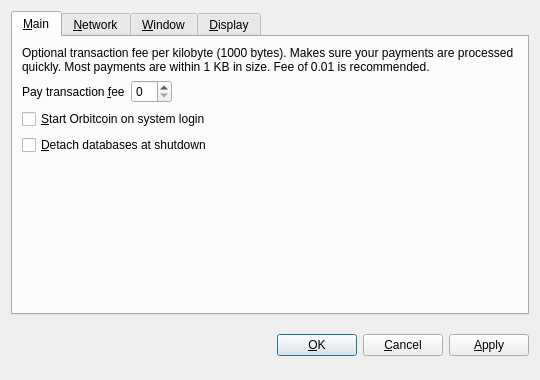
<?xml version="1.0" encoding="UTF-8"?>
<ui version="4.0">
 <class>OptionsDialog</class>
 <widget class="QDialog" name="OptionsDialog">
  <property name="geometry">
   <rect>
    <x>0</x>
    <y>0</y>
    <width>540</width>
    <height>380</height>
   </rect>
  </property>
  <property name="windowTitle">
   <string>Options</string>
  </property>
  <property name="modal">
   <bool>true</bool>
  </property>
  <layout class="QVBoxLayout" name="verticalLayout">
   <item>
    <widget class="QTabWidget" name="tabWidget">
     <property name="tabPosition">
      <enum>QTabWidget::North</enum>
     </property>
     <property name="currentIndex">
      <number>0</number>
     </property>
     <widget class="QWidget" name="tabMain">
      <attribute name="title">
       <string>&amp;Main</string>
      </attribute>
      <layout class="QVBoxLayout" name="verticalLayout_Main">
       <item>
        <widget class="QLabel" name="transactionFeeInfoLabel">
         <property name="text">
          <string>Optional transaction fee per kilobyte (1000 bytes). Makes sure your payments are processed quickly. Most payments are within 1 KB in size. Fee of 0.01 is recommended.</string>
         </property>
         <property name="textFormat">
          <enum>Qt::PlainText</enum>
         </property>
         <property name="wordWrap">
          <bool>true</bool>
         </property>
        </widget>
       </item>
       <item>
        <layout class="QHBoxLayout" name="horizontalLayout_Main">
         <item>
          <widget class="QLabel" name="transactionFeeLabel">
           <property name="text">
            <string>Pay transaction &amp;fee</string>
           </property>
           <property name="textFormat">
            <enum>Qt::PlainText</enum>
           </property>
           <property name="buddy">
            <cstring>transactionFee</cstring>
           </property>
          </widget>
         </item>
         <item>
          <widget class="AmountField" name="transactionFee"/>
         </item>
         <item>
          <spacer name="horizontalSpacer_Main">
           <property name="orientation">
            <enum>Qt::Horizontal</enum>
           </property>
           <property name="sizeHint" stdset="0">
            <size>
             <width>40</width>
             <height>20</height>
            </size>
           </property>
          </spacer>
         </item>
        </layout>
       </item>
       <item>
        <widget class="QCheckBox" name="walletAtStartup">
         <property name="toolTip">
          <string>Automatically start Orbitcoin after logging in to the system.</string>
         </property>
         <property name="text">
          <string>&amp;Start Orbitcoin on system login</string>
         </property>
        </widget>
       </item>
       <item>
        <widget class="QCheckBox" name="detachDatabases">
         <property name="toolTip">
          <string>Detach block and address databases at shutdown. This means they can be moved to another data directory, but it slows down shutdown. The wallet is always detached.</string>
         </property>
         <property name="text">
          <string>&amp;Detach databases at shutdown</string>
         </property>
        </widget>
       </item>
       <item>
        <spacer name="verticalSpacer_Main">
         <property name="orientation">
          <enum>Qt::Vertical</enum>
         </property>
         <property name="sizeHint" stdset="0">
          <size>
           <width>20</width>
           <height>40</height>
          </size>
         </property>
        </spacer>
       </item>
      </layout>
     </widget>
     <widget class="QWidget" name="tabNetwork">
      <attribute name="title">
       <string>&amp;Network</string>
      </attribute>
      <layout class="QVBoxLayout" name="verticalLayout_Network">
       <item>
        <widget class="QCheckBox" name="mapPortUpnp">
         <property name="toolTip">
          <string>Automatically open the Orbitcoin client port on the router. This only works when your router supports UPnP and it is enabled.</string>
         </property>
         <property name="text">
          <string>Map port using &amp;UPnP</string>
         </property>
        </widget>
       </item>
       <item>
        <widget class="QCheckBox" name="connectSocks">
         <property name="toolTip">
          <string>Connect to the Orbitcoin network through a SOCKS proxy (e.g. when connecting through Tor).</string>
         </property>
         <property name="text">
          <string>&amp;Connect through SOCKS proxy:</string>
         </property>
        </widget>
       </item>
       <item>
        <layout class="QHBoxLayout" name="horizontalLayout_Network">
         <item>
          <widget class="QLabel" name="proxyIpLabel">
           <property name="text">
            <string>Proxy &amp;IP:</string>
           </property>
           <property name="textFormat">
            <enum>Qt::PlainText</enum>
           </property>
           <property name="buddy">
            <cstring>proxyIp</cstring>
           </property>
          </widget>
         </item>
         <item>
          <widget class="QValidatedLineEdit" name="proxyIp">
           <property name="maximumSize">
            <size>
             <width>140</width>
             <height>16777215</height>
            </size>
           </property>
           <property name="toolTip">
            <string>IP address of the proxy (e.g. 127.0.0.1)</string>
           </property>
          </widget>
         </item>
         <item>
          <widget class="QLabel" name="proxyPortLabel">
           <property name="text">
            <string>&amp;Port:</string>
           </property>
           <property name="textFormat">
            <enum>Qt::PlainText</enum>
           </property>
           <property name="buddy">
            <cstring>proxyPort</cstring>
           </property>
          </widget>
         </item>
         <item>
          <widget class="QLineEdit" name="proxyPort">
           <property name="maximumSize">
            <size>
             <width>55</width>
             <height>16777215</height>
            </size>
           </property>
           <property name="toolTip">
            <string>Port of the proxy (e.g. 9050)</string>
           </property>
          </widget>
         </item>
         <item>
          <widget class="QLabel" name="socksVersionLabel">
           <property name="text">
            <string>SOCKS &amp;Version:</string>
           </property>
           <property name="textFormat">
            <enum>Qt::PlainText</enum>
           </property>
           <property name="buddy">
            <cstring>socksVersion</cstring>
           </property>
          </widget>
         </item>
         <item>
          <widget class="QValueComboBox" name="socksVersion">
           <property name="toolTip">
            <string>SOCKS version of the proxy (e.g. 5)</string>
           </property>
          </widget>
         </item>
         <item>
          <spacer name="horizontalSpacer_Network">
           <property name="orientation">
            <enum>Qt::Horizontal</enum>
           </property>
           <property name="sizeHint" stdset="0">
            <size>
             <width>40</width>
             <height>20</height>
            </size>
           </property>
          </spacer>
         </item>
        </layout>
       </item>
       <item>
        <spacer name="verticalSpacer_Network">
         <property name="orientation">
          <enum>Qt::Vertical</enum>
         </property>
         <property name="sizeHint" stdset="0">
          <size>
           <width>20</width>
           <height>40</height>
          </size>
         </property>
        </spacer>
       </item>
      </layout>
     </widget>
     <widget class="QWidget" name="tabWindow">
      <attribute name="title">
       <string>&amp;Window</string>
      </attribute>
      <layout class="QVBoxLayout" name="verticalLayout_Window">
       <item>
        <widget class="QCheckBox" name="minimizeToTray">
         <property name="toolTip">
          <string>Show only a tray icon after minimizing the window.</string>
         </property>
         <property name="text">
          <string>&amp;Minimize to the tray instead of the taskbar</string>
         </property>
        </widget>
       </item>
       <item>
        <widget class="QCheckBox" name="minimizeOnClose">
         <property name="toolTip">
          <string>Minimize instead of exit the application when the window is closed. When this option is enabled, the application will be closed only after selecting Quit in the menu.</string>
         </property>
         <property name="text">
          <string>M&amp;inimize on close</string>
         </property>
        </widget>
       </item>
       <item>
        <spacer name="verticalSpacer_Window">
         <property name="orientation">
          <enum>Qt::Vertical</enum>
         </property>
         <property name="sizeHint" stdset="0">
          <size>
           <width>20</width>
           <height>40</height>
          </size>
         </property>
        </spacer>
       </item>
      </layout>
     </widget>
     <widget class="QWidget" name="tabDisplay">
      <attribute name="title">
       <string>&amp;Display</string>
      </attribute>
      <layout class="QVBoxLayout" name="verticalLayout_Display">
       <item>
        <layout class="QHBoxLayout" name="horizontalLayout_1_Display">
         <item>
          <widget class="QLabel" name="langLabel">
           <property name="text">
            <string>User Interface &amp;language:</string>
           </property>
           <property name="textFormat">
            <enum>Qt::PlainText</enum>
           </property>
           <property name="buddy">
            <cstring>lang</cstring>
           </property>
          </widget>
         </item>
         <item>
          <widget class="QValueComboBox" name="lang">
           <property name="toolTip">
            <string>The user interface language can be set here. This setting will take effect after restarting Orbitcoin.</string>
           </property>
          </widget>
         </item>
        </layout>
       </item>
       <item>
        <layout class="QHBoxLayout" name="horizontalLayout_2_Display">
         <item>
          <widget class="QLabel" name="styleLabel">
           <property name="text">
            <string>User interface &amp;style:</string>
           </property>
           <property name="textFormat">
            <enum>Qt::PlainText</enum>
           </property>
           <property name="buddy">
            <cstring>style</cstring>
           </property>
          </widget>
         </item>
         <item>
          <widget class="QValueComboBox" name="style">
           <property name="toolTip">
            <string>Choose how your wallet should look like. This setting will take effect after restart.</string>
           </property>
          </widget>
         </item>
        </layout>
       </item>
       <item>
        <layout class="QHBoxLayout" name="horizontalLayout_3_Display">
         <item>
          <widget class="QLabel" name="unitLabel">
           <property name="text">
            <string>&amp;Unit to show amounts in:</string>
           </property>
           <property name="textFormat">
            <enum>Qt::PlainText</enum>
           </property>
           <property name="buddy">
            <cstring>unit</cstring>
           </property>
          </widget>
         </item>
         <item>
          <widget class="QValueComboBox" name="unit">
           <property name="toolTip">
            <string>Choose the default subdivision unit to show in the interface and when sending coins.</string>
           </property>
          </widget>
         </item>
        </layout>
       </item>
       <item>
        <widget class="QCheckBox" name="displayAddresses">
         <property name="toolTip">
          <string>Whether to show Orbitcoin addresses in the transaction list or not.</string>
         </property>
         <property name="text">
          <string>&amp;Display addresses in transaction list</string>
         </property>
        </widget>
       </item>
       <item>
        <widget class="QCheckBox" name="coinControlFeatures">
         <property name="toolTip">
          <string>Whether to show the Coin Control or not.</string>
         </property>
         <property name="text">
          <string>Enable the Coin &amp;Control</string>
         </property>
        </widget>
       </item>
       <item>
        <spacer name="verticalSpacer_Display">
         <property name="orientation">
          <enum>Qt::Vertical</enum>
         </property>
         <property name="sizeHint" stdset="0">
          <size>
           <width>20</width>
           <height>40</height>
          </size>
         </property>
        </spacer>
       </item>
      </layout>
     </widget>
    </widget>
   </item>
   <item>
    <layout class="QHBoxLayout" name="horizontalLayout_Buttons">
     <item>
      <spacer name="horizontalSpacer_1">
       <property name="orientation">
        <enum>Qt::Horizontal</enum>
       </property>
       <property name="sizeHint" stdset="0">
        <size>
         <width>40</width>
         <height>48</height>
        </size>
       </property>
      </spacer>
     </item>
     <item>
      <widget class="QLabel" name="statusLabel">
       <property name="font">
        <font>
         <weight>75</weight>
         <bold>true</bold>
        </font>
       </property>
       <property name="text">
        <string/>
       </property>
       <property name="textFormat">
        <enum>Qt::PlainText</enum>
       </property>
       <property name="wordWrap">
        <bool>true</bool>
       </property>
      </widget>
     </item>
     <item>
      <spacer name="horizontalSpacer_2">
       <property name="orientation">
        <enum>Qt::Horizontal</enum>
       </property>
       <property name="sizeHint" stdset="0">
        <size>
         <width>40</width>
         <height>48</height>
        </size>
       </property>
      </spacer>
     </item>
     <item>
      <widget class="QPushButton" name="okButton">
       <property name="text">
        <string>&amp;OK</string>
       </property>
      </widget>
     </item>
     <item>
      <widget class="QPushButton" name="cancelButton">
       <property name="text">
        <string>&amp;Cancel</string>
       </property>
       <property name="autoDefault">
        <bool>false</bool>
       </property>
      </widget>
     </item>
     <item>
      <widget class="QPushButton" name="applyButton">
       <property name="text">
        <string>&amp;Apply</string>
       </property>
       <property name="autoDefault">
        <bool>false</bool>
       </property>
      </widget>
     </item>
    </layout>
   </item>
  </layout>
 </widget>
 <customwidgets>
  <customwidget>
   <class>AmountField</class>
   <extends>QSpinBox</extends>
   <header>amountfield.h</header>
  </customwidget>
  <customwidget>
   <class>QValueComboBox</class>
   <extends>QComboBox</extends>
   <header>qvaluecombobox.h</header>
  </customwidget>
  <customwidget>
   <class>QValidatedLineEdit</class>
   <extends>QLineEdit</extends>
   <header>qvalidatedlineedit.h</header>
  </customwidget>
 </customwidgets>
 <resources/>
 <connections/>
</ui>
